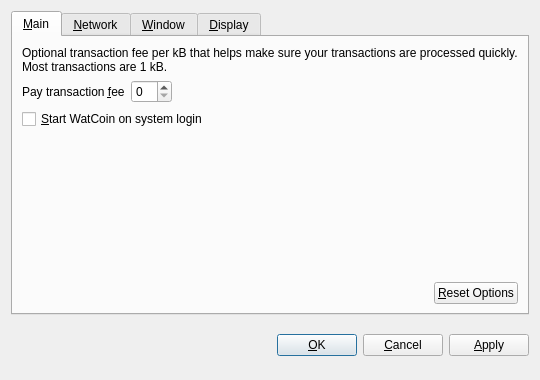
<?xml version="1.0" encoding="UTF-8"?>
<ui version="4.0">
 <class>OptionsDialog</class>
 <widget class="QDialog" name="OptionsDialog">
  <property name="geometry">
   <rect>
    <x>0</x>
    <y>0</y>
    <width>540</width>
    <height>380</height>
   </rect>
  </property>
  <property name="windowTitle">
   <string>Options</string>
  </property>
  <property name="modal">
   <bool>true</bool>
  </property>
  <layout class="QVBoxLayout" name="verticalLayout">
   <item>
    <widget class="QTabWidget" name="tabWidget">
     <property name="tabPosition">
      <enum>QTabWidget::North</enum>
     </property>
     <property name="currentIndex">
      <number>0</number>
     </property>
     <widget class="QWidget" name="tabMain">
      <attribute name="title">
       <string>&amp;Main</string>
      </attribute>
      <layout class="QVBoxLayout" name="verticalLayout_Main">
       <item>
        <widget class="QLabel" name="transactionFeeInfoLabel">
         <property name="text">
          <string>Optional transaction fee per kB that helps make sure your transactions are processed quickly. Most transactions are 1 kB.</string>
         </property>
         <property name="textFormat">
          <enum>Qt::PlainText</enum>
         </property>
         <property name="wordWrap">
          <bool>true</bool>
         </property>
        </widget>
       </item>
       <item>
        <layout class="QHBoxLayout" name="horizontalLayout_1_Main">
         <item>
          <widget class="QLabel" name="transactionFeeLabel">
           <property name="text">
            <string>Pay transaction &amp;fee</string>
           </property>
           <property name="textFormat">
            <enum>Qt::PlainText</enum>
           </property>
           <property name="buddy">
            <cstring>transactionFee</cstring>
           </property>
          </widget>
         </item>
         <item>
          <widget class="BitcoinAmountField" name="transactionFee"/>
         </item>
         <item>
          <spacer name="horizontalSpacer_1_Main">
           <property name="orientation">
            <enum>Qt::Horizontal</enum>
           </property>
           <property name="sizeHint" stdset="0">
            <size>
             <width>40</width>
             <height>20</height>
            </size>
           </property>
          </spacer>
         </item>
        </layout>
       </item>
       <item>
        <widget class="QCheckBox" name="bitcoinAtStartup">
         <property name="toolTip">
          <string>Automatically start WatCoin after logging in to the system.</string>
         </property>
         <property name="text">
          <string>&amp;Start WatCoin on system login</string>
         </property>
        </widget>
       </item>
       <item>
        <spacer name="verticalSpacer_Main">
         <property name="orientation">
          <enum>Qt::Vertical</enum>
         </property>
         <property name="sizeHint" stdset="0">
          <size>
           <width>20</width>
           <height>40</height>
          </size>
         </property>
        </spacer>
       </item>
       <item>
        <layout class="QHBoxLayout" name="horizontalLayout_2_Main">
         <item>
          <spacer name="horizontalSpacer_2_Main">
           <property name="orientation">
            <enum>Qt::Horizontal</enum>
           </property>
           <property name="sizeHint" stdset="0">
            <size>
             <width>40</width>
             <height>20</height>
            </size>
           </property>
          </spacer>
         </item>
         <item>
          <widget class="QPushButton" name="resetButton">
           <property name="toolTip">
            <string>Reset all client options to default.</string>
           </property>
           <property name="text">
            <string>&amp;Reset Options</string>
           </property>
           <property name="autoDefault">
            <bool>false</bool>
           </property>
          </widget>
         </item>
        </layout>
       </item>
      </layout>
     </widget>
     <widget class="QWidget" name="tabNetwork">
      <attribute name="title">
       <string>&amp;Network</string>
      </attribute>
      <layout class="QVBoxLayout" name="verticalLayout_Network">
       <item>
        <widget class="QCheckBox" name="mapPortUpnp">
         <property name="toolTip">
          <string>Automatically open the WatCoin client port on the router. This only works when your router supports UPnP and it is enabled.</string>
         </property>
         <property name="text">
          <string>Map port using &amp;UPnP</string>
         </property>
        </widget>
       </item>
       <item>
        <widget class="QCheckBox" name="connectSocks">
         <property name="toolTip">
          <string>Connect to the WatCoin network through a SOCKS proxy (e.g. when connecting through Tor).</string>
         </property>
         <property name="text">
          <string>&amp;Connect through SOCKS proxy:</string>
         </property>
        </widget>
       </item>
       <item>
        <layout class="QHBoxLayout" name="horizontalLayout_Network">
         <item>
          <widget class="QLabel" name="proxyIpLabel">
           <property name="text">
            <string>Proxy &amp;IP:</string>
           </property>
           <property name="textFormat">
            <enum>Qt::PlainText</enum>
           </property>
           <property name="buddy">
            <cstring>proxyIp</cstring>
           </property>
          </widget>
         </item>
         <item>
          <widget class="QValidatedLineEdit" name="proxyIp">
           <property name="maximumSize">
            <size>
             <width>140</width>
             <height>16777215</height>
            </size>
           </property>
           <property name="toolTip">
            <string>IP address of the proxy (e.g. 127.0.0.1)</string>
           </property>
          </widget>
         </item>
         <item>
          <widget class="QLabel" name="proxyPortLabel">
           <property name="text">
            <string>&amp;Port:</string>
           </property>
           <property name="textFormat">
            <enum>Qt::PlainText</enum>
           </property>
           <property name="buddy">
            <cstring>proxyPort</cstring>
           </property>
          </widget>
         </item>
         <item>
          <widget class="QLineEdit" name="proxyPort">
           <property name="maximumSize">
            <size>
             <width>55</width>
             <height>16777215</height>
            </size>
           </property>
           <property name="toolTip">
            <string>Port of the proxy (e.g. 9050)</string>
           </property>
          </widget>
         </item>
         <item>
          <widget class="QLabel" name="socksVersionLabel">
           <property name="text">
            <string>SOCKS &amp;Version:</string>
           </property>
           <property name="textFormat">
            <enum>Qt::PlainText</enum>
           </property>
           <property name="buddy">
            <cstring>socksVersion</cstring>
           </property>
          </widget>
         </item>
         <item>
          <widget class="QValueComboBox" name="socksVersion">
           <property name="toolTip">
            <string>SOCKS version of the proxy (e.g. 5)</string>
           </property>
          </widget>
         </item>
         <item>
          <spacer name="horizontalSpacer_Network">
           <property name="orientation">
            <enum>Qt::Horizontal</enum>
           </property>
           <property name="sizeHint" stdset="0">
            <size>
             <width>40</width>
             <height>20</height>
            </size>
           </property>
          </spacer>
         </item>
        </layout>
       </item>
       <item>
        <spacer name="verticalSpacer_Network">
         <property name="orientation">
          <enum>Qt::Vertical</enum>
         </property>
         <property name="sizeHint" stdset="0">
          <size>
           <width>20</width>
           <height>40</height>
          </size>
         </property>
        </spacer>
       </item>
      </layout>
     </widget>
     <widget class="QWidget" name="tabWindow">
      <attribute name="title">
       <string>&amp;Window</string>
      </attribute>
      <layout class="QVBoxLayout" name="verticalLayout_Window">
       <item>
        <widget class="QCheckBox" name="minimizeToTray">
         <property name="toolTip">
          <string>Show only a tray icon after minimizing the window.</string>
         </property>
         <property name="text">
          <string>&amp;Minimize to the tray instead of the taskbar</string>
         </property>
        </widget>
       </item>
       <item>
        <widget class="QCheckBox" name="minimizeOnClose">
         <property name="toolTip">
          <string>Minimize instead of exit the application when the window is closed. When this option is enabled, the application will be closed only after selecting Quit in the menu.</string>
         </property>
         <property name="text">
          <string>M&amp;inimize on close</string>
         </property>
        </widget>
       </item>
       <item>
        <spacer name="verticalSpacer_Window">
         <property name="orientation">
          <enum>Qt::Vertical</enum>
         </property>
         <property name="sizeHint" stdset="0">
          <size>
           <width>20</width>
           <height>40</height>
          </size>
         </property>
        </spacer>
       </item>
      </layout>
     </widget>
     <widget class="QWidget" name="tabDisplay">
      <attribute name="title">
       <string>&amp;Display</string>
      </attribute>
      <layout class="QVBoxLayout" name="verticalLayout_Display">
       <item>
        <layout class="QHBoxLayout" name="horizontalLayout_1_Display">
         <item>
          <widget class="QLabel" name="langLabel">
           <property name="text">
            <string>User Interface &amp;language:</string>
           </property>
           <property name="textFormat">
            <enum>Qt::PlainText</enum>
           </property>
           <property name="buddy">
            <cstring>lang</cstring>
           </property>
          </widget>
         </item>
         <item>
          <widget class="QValueComboBox" name="lang">
           <property name="toolTip">
            <string>The user interface language can be set here. This setting will take effect after restarting WatCoin.</string>
           </property>
          </widget>
         </item>
        </layout>
       </item>
       <item>
        <layout class="QHBoxLayout" name="horizontalLayout_2_Display">
         <item>
          <widget class="QLabel" name="unitLabel">
           <property name="text">
            <string>&amp;Unit to show amounts in:</string>
           </property>
           <property name="textFormat">
            <enum>Qt::PlainText</enum>
           </property>
           <property name="buddy">
            <cstring>unit</cstring>
           </property>
          </widget>
         </item>
         <item>
          <widget class="QValueComboBox" name="unit">
           <property name="toolTip">
            <string>Choose the default subdivision unit to show in the interface and when sending coins.</string>
           </property>
          </widget>
         </item>
        </layout>
       </item>
       <item>
        <widget class="QCheckBox" name="displayAddresses">
         <property name="toolTip">
          <string>Whether to show WatCoin addresses in the transaction list or not.</string>
         </property>
         <property name="text">
          <string>&amp;Display addresses in transaction list</string>
         </property>
        </widget>
       </item>
       <item>
        <widget class="QCheckBox" name="coinControlFeatures">
         <property name="toolTip">
          <string>Whether to show coin control features or not.</string>
         </property>
         <property name="text">
          <string>Display coin &amp;control features (experts only!)</string>
         </property>
        </widget>
       </item>
       <item>
        <spacer name="verticalSpacer_Display">
         <property name="orientation">
          <enum>Qt::Vertical</enum>
         </property>
         <property name="sizeHint" stdset="0">
          <size>
           <width>20</width>
           <height>40</height>
          </size>
         </property>
        </spacer>
       </item>
      </layout>
     </widget>
    </widget>
   </item>
   <item>
    <layout class="QHBoxLayout" name="horizontalLayout_Buttons">
     <item>
      <spacer name="horizontalSpacer_1">
       <property name="orientation">
        <enum>Qt::Horizontal</enum>
       </property>
       <property name="sizeHint" stdset="0">
        <size>
         <width>40</width>
         <height>48</height>
        </size>
       </property>
      </spacer>
     </item>
     <item>
      <widget class="QLabel" name="statusLabel">
       <property name="font">
        <font>
         <weight>75</weight>
         <bold>true</bold>
        </font>
       </property>
       <property name="text">
        <string/>
       </property>
       <property name="textFormat">
        <enum>Qt::PlainText</enum>
       </property>
       <property name="wordWrap">
        <bool>true</bool>
       </property>
      </widget>
     </item>
     <item>
      <spacer name="horizontalSpacer_2">
       <property name="orientation">
        <enum>Qt::Horizontal</enum>
       </property>
       <property name="sizeHint" stdset="0">
        <size>
         <width>40</width>
         <height>48</height>
        </size>
       </property>
      </spacer>
     </item>
     <item>
      <widget class="QPushButton" name="okButton">
       <property name="text">
        <string>&amp;OK</string>
       </property>
      </widget>
     </item>
     <item>
      <widget class="QPushButton" name="cancelButton">
       <property name="text">
        <string>&amp;Cancel</string>
       </property>
       <property name="autoDefault">
        <bool>false</bool>
       </property>
      </widget>
     </item>
     <item>
      <widget class="QPushButton" name="applyButton">
       <property name="text">
        <string>&amp;Apply</string>
       </property>
       <property name="autoDefault">
        <bool>false</bool>
       </property>
      </widget>
     </item>
    </layout>
   </item>
  </layout>
 </widget>
 <customwidgets>
  <customwidget>
   <class>BitcoinAmountField</class>
   <extends>QSpinBox</extends>
   <header>bitcoinamountfield.h</header>
  </customwidget>
  <customwidget>
   <class>QValueComboBox</class>
   <extends>QComboBox</extends>
   <header>qvaluecombobox.h</header>
  </customwidget>
  <customwidget>
   <class>QValidatedLineEdit</class>
   <extends>QLineEdit</extends>
   <header>qvalidatedlineedit.h</header>
  </customwidget>
 </customwidgets>
 <resources/>
 <connections/>
</ui>
